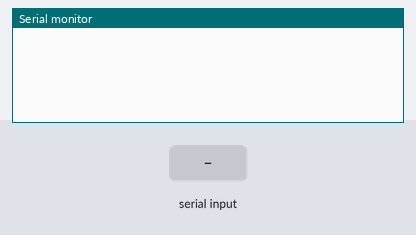
Simulated run of this sketch. Board: Arduino Mega 2560, built with avr-gcc and run on an emulated ATmega2560. Shown: the last lines printed to the serial monitor. Inputs (shaded band) come from the test bench.

Above: at 1.2 s.
1.3 s: "DO2: \n" received over the second serial link
At 3.5 s:
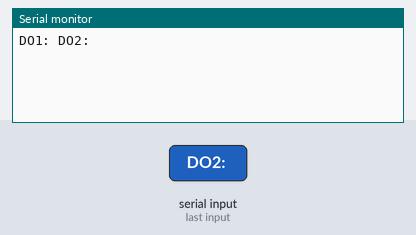
3.8 s: "1\n" received over the second serial link
At 5.2 s:
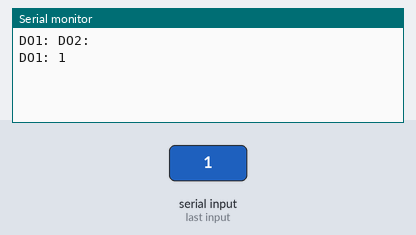

Measured:
- after the input at 1.3 s, the serial monitor: prints a new line after 1.0 s (image 1)
- after the input at 3.8 s, the serial monitor: prints a new line after 1.0 s (image 2)

The sketch:

DO_Uart.ino
```cpp
String inputstring = "";
String sensorstring1 = "";
String sensorstring2 = "";
String sensorstring3 = "";
boolean input_string_complete = false;
boolean sensor_string_complete1 = false;
boolean sensor_string_complete2 = false;
boolean sensor_string_complete3 = false;
float DO;
//a string to hold incoming data from the PC
//a string to hold the data from the Atlas Scientific product
//have we received all the data from the PC
//have we received all the data from the Atlas Scientific product
//used to hold a floating point number that is the DO
void setup() {
Serial.begin(9600);
Serial1.begin(9600);
//Serial2.begin(9600);
//Serial3.begin(9600);
inputstring.reserve(10);
sensorstring1.reserve(30);
//sensorstring2.reserve(30);
//sensorstring3.reserve(30);
}
//set up the hardware
//set baud rate for the hardware serial port_0 to 9600
//set baud rate for software serial port_3 to 9600
//set aside some bytes for receiving data from the PC
//set aside some bytes for receiving data from Atlas Scientific product
void serialEvent() {
inputstring = Serial.readStringUntil(13);
input_string_complete = true;
}
void serialEvent1() {
sensorstring1 = Serial1.readStringUntil(13);
sensor_string_complete1 = true;
}
//void serialEvent2() {
//sensorstring2 = Serial2.readStringUntil(13);
//sensor_string_complete2 = true;
//}
//void serialEvent3() {
//sensorstring3 = Serial3.readStringUntil(13);
//sensor_string_complete3 = true;
//}
//if the hardware serial port_0 receives a char
//read the string until we see a <CR>
//set the flag used to tell if we have received a completed string from the PC
//if the hardware serial port_3 receives a char
//read the string until we see a <CR>
//set the flag used to tell if we have received a completed string from the PC
void loop(){
  if (input_string_complete == true) {
    Serial1.print(inputstring);
    Serial1.print('\r');
//    Serial2.print(inputstring);
//    Serial2.print('\r');
//    Serial3.print(inputstring);
//    Serial3.print('\r');
    inputstring = "";
    input_string_complete = false;
  }
//here we go...
//if a string from the PC has been received in its entirety
//send that string to the Atlas Scientific product
//send that string to the Atlas Scientific product
//clear the string
//reset the flag used to tell if we have received a completed string from the PC
  if (sensor_string_complete1 == true) {
    Serial.print("DO1: ");
    Serial.println(sensorstring1);
  }
//  if (sensor_string_complete2 == true) {
//    Serial.print("DO2: ");
//    Serial.println(sensorstring2);
//  }
//  if (sensor_string_complete3 == true) {
//    Serial.print("DO3: ");
//    Serial.println(sensorstring3);
//  }
  sensorstring1 = "";
//  sensorstring2 = "";
//  sensorstring3 = "";
  sensor_string_complete1 = false;
//  sensor_string_complete2 = false;
//  sensor_string_complete3 = false;
}
```
